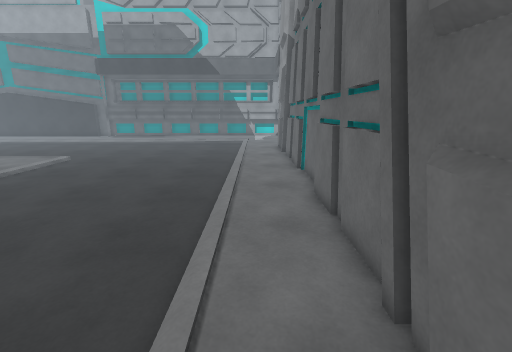
View 1 (above)

19 first-person views from a walk through a Unity game level. The camera is 1.5 m above the floor, tilts 14° down and sees 90° across. The floor is counted in squares, 0.5 m on a side. Each view is taken from the middle of a square. On the plan, view 1 faces up. The plan holds only what a view shows up to about 19 squares ahead; the rest is blank. The place goes on beyond the plan. Surface patterns are stand-ins for the level's own textures.

View 2
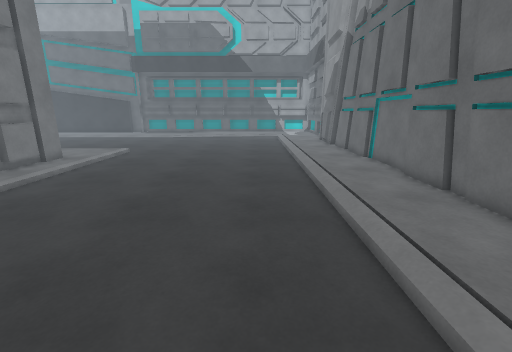

View 3
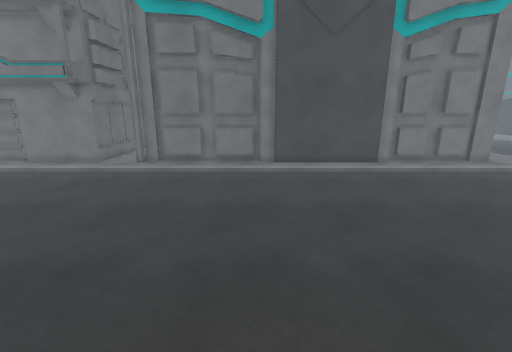

View 4
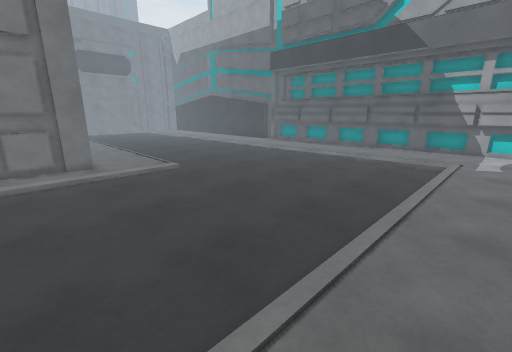

View 5
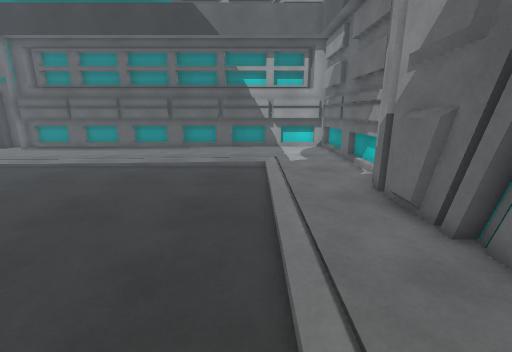

View 6
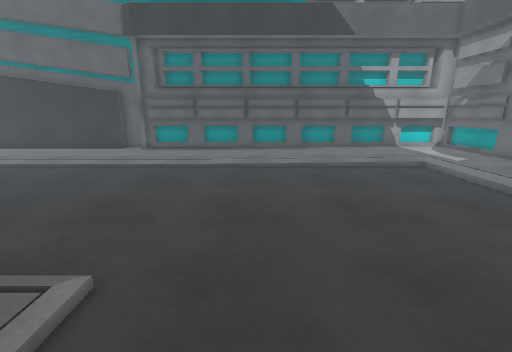

View 7
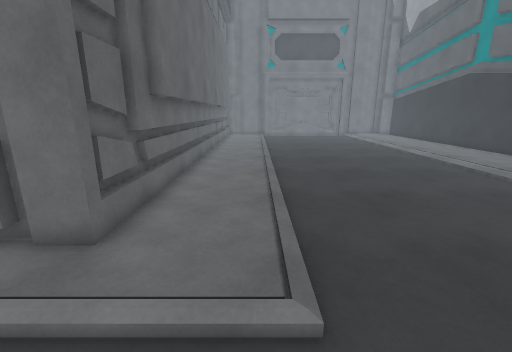

View 8
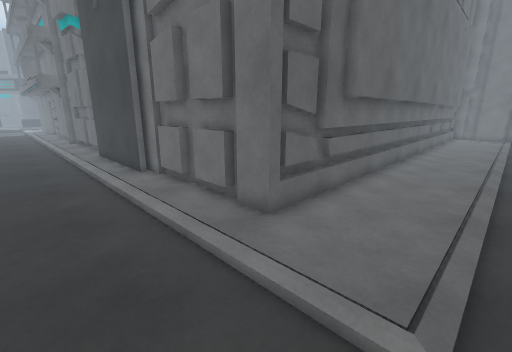

View 9
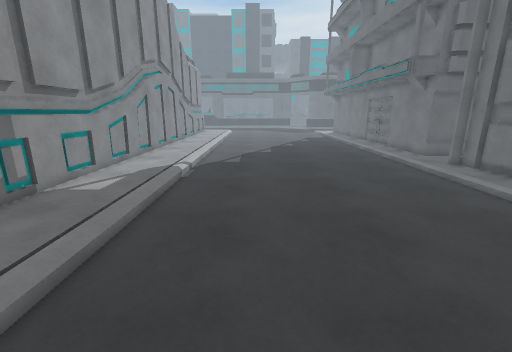

View 10
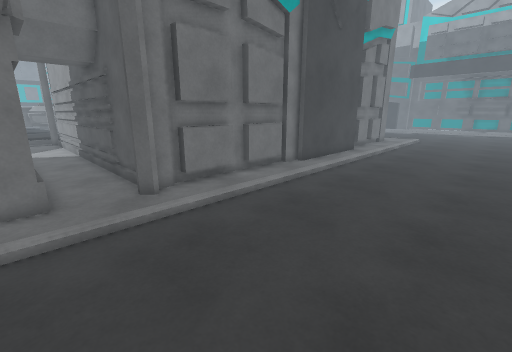

View 11
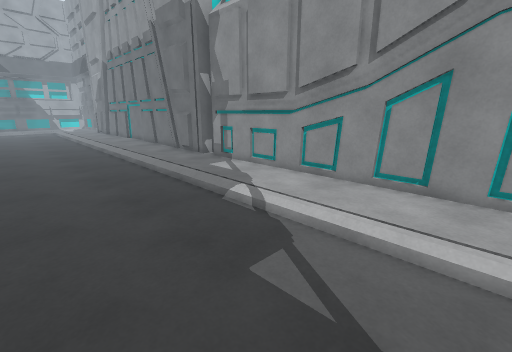

View 12
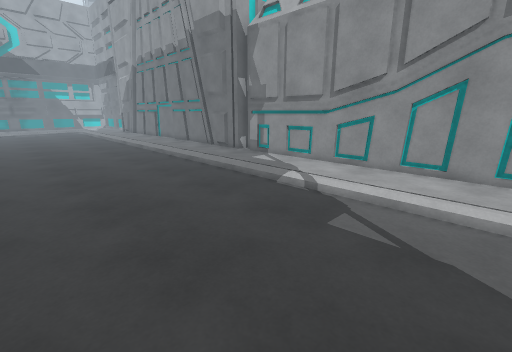

View 13
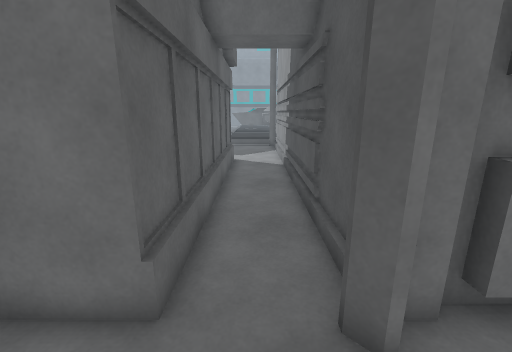

View 14
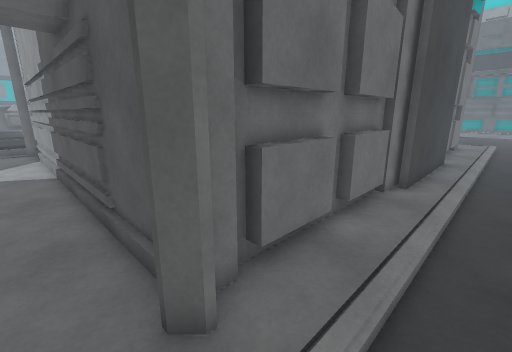

View 15
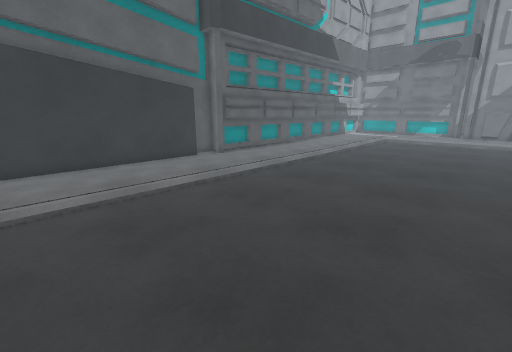

View 16
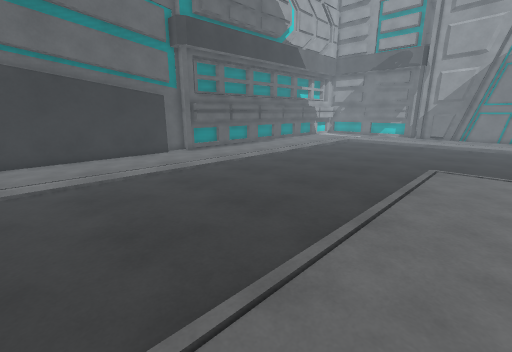

View 17
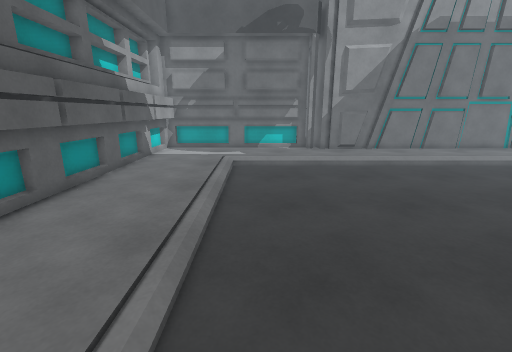

View 18
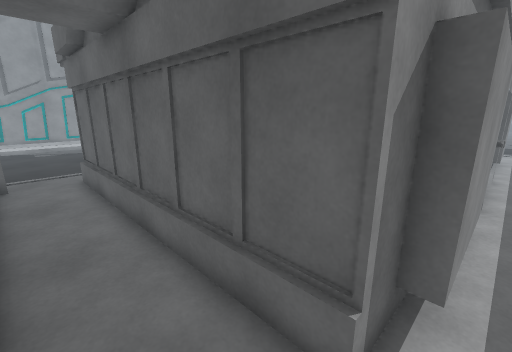

View 19
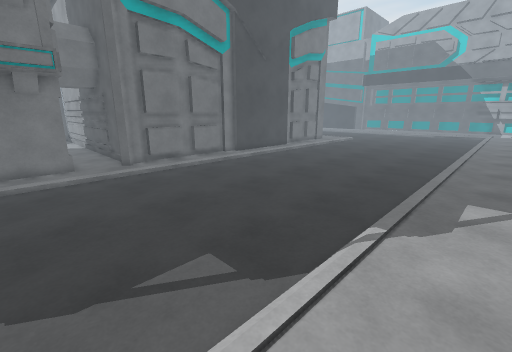

### Floor plan
Key: @ floor where view 1 was taken; # wall or solid block; . main floor; : floor 0.25 m higher than the main floor; / step, stairs or slope.
Columns run from 30 left of view 1 to 3 right of it. Each row starts with its distance up from view 1.
 34 ##################################
 33 :::::::::::::::::::::::::::::::::#
 32 :::::::::::::::::::::::::::::::::#
 31 :::::::::::::::::::::::::::::::::#
 30 :::::::::::::::::::::::::::::::::#
 29 .............................::::#
 28 .............................::::#
 27 .............................::::#
 26 .............................::::#
 25 .............................::::#
 24 .............................:::##
 23 .............................:::##
 22 .............................:::#
 21 .............................:::#
 20 .............................:::#
 19 /////////////////............:::#
 18 ::::::::::::::::/............:::#
 17 ::::::::::::::::/............:::#
 16 ::::::::::::::::/............:::#
 15 ############::::/............:::#
 14           #####:/............:::#
 13               #:/............:::#
 12               #:/............:::#
 11               #:/............:::#
 10               #:/............:::#
  9               #:/............:::#
  8               #:/............:::#
  7               ##/............:::#
  6               ##/............:::#
  5                #/............:::#
  4                #/............:::#
  3                #/............:::#
  2               ##/............:::#
  1               ##/............:::#
  0               #:/............:@:#
 -1               #:/............:::#
 -2               #:/............:::#
 -3               #:/............:::#
 -4               #:/............:::#
 -5               #:/............:::#
 -6               #:/............:::#
 -7               #:/............:::#
 -8 ###############:/............:::#
 -9 ::::::::::::::#//............:::#
-10 ::::::::::::::::/............:::#
-11 ::#############:/............:::#
-12  :##         ##:/............:::#
-13  ##           #:/............:::#
-14  #            #:/............:::#

Where each view was taken, in squares from view 1:
view 1: 0 up, 0 right, facing up
view 2: 1 down, 4 left, facing up
view 3: 1 down, 1 right, facing left
view 4: 11 up, 1 right, facing up-left
view 5: 15 up, 2 left, facing up
view 6: 15 up, 11 left, facing up
view 7: 18 up, 11 left, facing left
view 8: 19 up, 11 left, facing down-left
view 9: 5 up, 5 left, facing down
view 10: 12 down, 7 left, facing up-left
view 11: 14 down, 7 left, facing up-right
view 12: 14 down, 10 left, facing up-right
view 13: 10 down, 13 left, facing left
view 14: 10 down, 13 left, facing up-left
view 15: 20 up, 30 left, facing up-right
view 16: 16 up, 30 left, facing up-right
view 17: 28 up, 16 left, facing right
view 18: 9 down, 29 left, facing down-right
view 19: 14 down, 1 right, facing up-left
